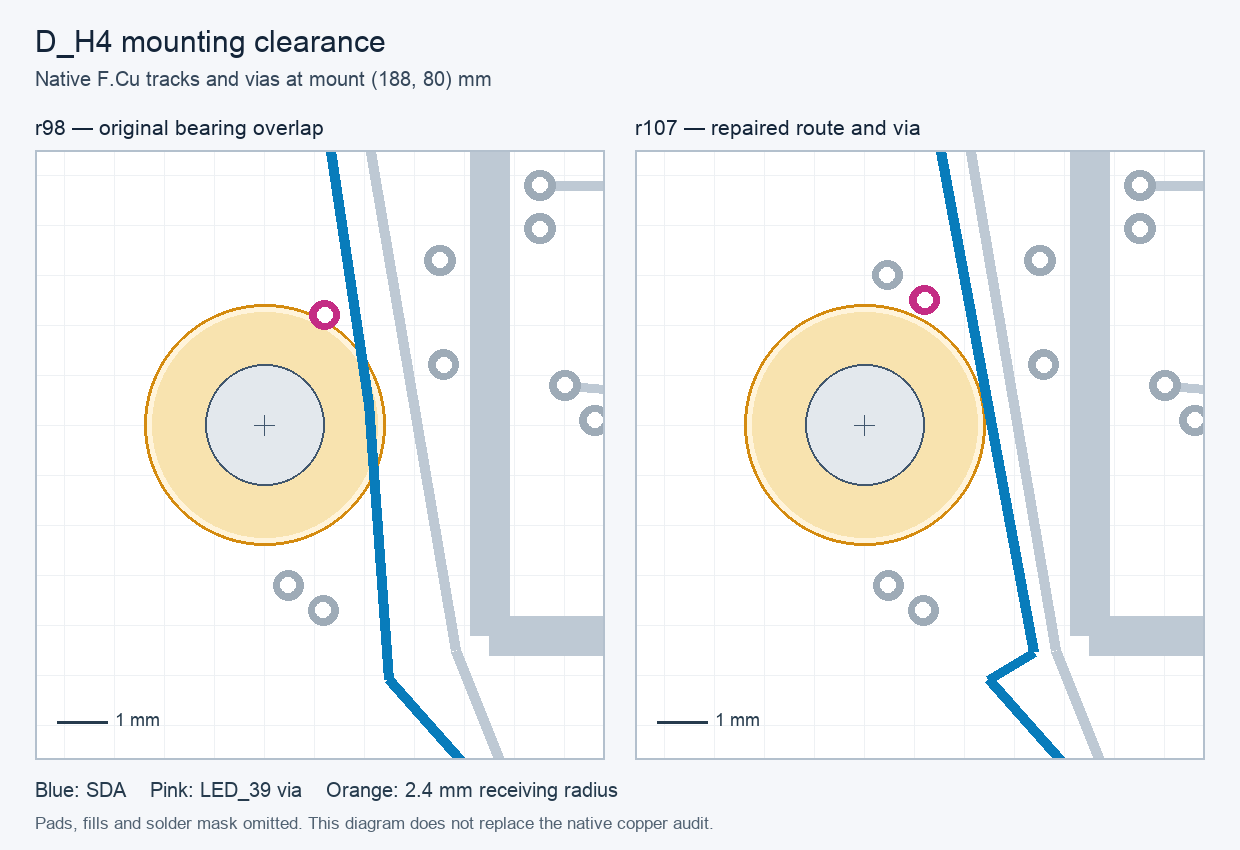

Write Python code to recreate this figure.
"""Source-bound top-view diagram of D_H4 traces/vias and bearing clearance."""
import json,hashlib,math
from pathlib import Path
from PIL import Image,ImageDraw,ImageFont
from hardware.fabrication import assembly_layout as al
from hardware.electronics.common import sexpr as sx
H=Path(__file__).resolve().parent;R=H.parents[4]
fontpath='/System/Library/Fonts/Supplemental/Arial.ttf'
def font(n):return ImageFont.truetype(fontpath,n)
canvas=Image.new('RGB',(1240,850),'#f5f7fa');d=ImageDraw.Draw(canvas)
d.text((35,24),'D_H4 mounting clearance',font=font(30),fill='#142539')
d.text((35,67),'Native F.Cu tracks and vias at mount (188, 80) mm',font=font(20),fill='#35475a')
files=[];summary={}
for i,rev in enumerate(['r98','r107']):
 p=R/f'hardware/cad/two_board_sensor_05/signal_dac/native-{rev}/signal_main.kicad_pcb';files.append(p);tree,_=al.outline(p)
 panel=Image.new('RGB',(570,610),'white');g=ImageDraw.Draw(panel);scale=50.;xy=lambda x,y:((x-183.4)*scale,(y-74.5)*scale)
 def disk(x,y,r,fill,outline=None,width=1):
  a,b=xy(x-r,y-r),xy(x+r,y+r);g.ellipse((*a,*b),fill=fill,outline=outline,width=width)
 for k in range(184,195):
  x,_=xy(k,75);g.line((x,0,x,610),fill='#eef1f4')
 for k in range(75,87):
  _,y=xy(184,k);g.line((0,y,570,y),fill='#eef1f4')
 disk(188,80,2.4,'#fff4db','#d48b10',3)
 disk(188,80,2.25,'#f8e3af')
 for node in sx.children(tree,'segment'):
  if sx.first(node,'layer')[1]!='F.Cu':continue
  start,end=[tuple(map(float,sx.first(node,k)[1:3]))for k in ['start','end']];net=str(sx.first(node,'net')[1]);color='#087cbb' if net=='LINK_SDA' else '#bec9d4'
  g.line([xy(*start),xy(*end)],fill=color,width=max(1,round(float(sx.first(node,'width')[1])*scale)))
 for node in sx.children(tree,'via'):
  if 'F.Cu' not in sx.first(node,'layers')[1:]:continue
  x,y=map(float,sx.first(node,'at')[1:3]);rad=float(sx.first(node,'size')[1])/2;net=str(sx.first(node,'net')[1]);color='#c42c84' if net=='/D_LED/LED_39' else '#9eabb7'
  disk(x,y,rad,color);disk(x,y,float(sx.first(node,'drill')[1])/2,'white')
 disk(188,80,1.2,'#e3e8ed','#41576e',2)
 x,y=xy(188,80);g.line((x-10,y,x+10,y),fill='#41576e',width=1);g.line((x,y-10,x,y+10),fill='#41576e',width=1)
 g.rectangle((0,0,569,609),outline='#b3c0cd',width=2)
 left=35+i*600;canvas.paste(panel,(left,150));d.text((left,115),rev+' — '+('original bearing overlap' if i==0 else 'repaired route and via'),font=font(21),fill='#142539')
 g0=(left+22,722);d.line((g0[0],g0[1],g0[0]+50,g0[1]),fill='#263b4d',width=3);d.text((g0[0]+58,g0[1]-13),'1 mm',font=font(18),fill='#263b4d')
 summary[rev]={'pcb_sha256':hashlib.sha256(p.read_bytes()).hexdigest()}
d.text((35,778),'Blue: SDA    Pink: LED_39 via    Orange: 2.4 mm receiving radius',font=font(20),fill='#263b4d')
d.text((35,813),'Pads, fills and solder mask omitted. This diagram does not replace the native copper audit.',font=font(17),fill='#516272')
canvas.save(H/'mount-preview.png')
summary.update(source_sha256={str(p.relative_to(R)):hashlib.sha256(p.read_bytes()).hexdigest() for p in [Path(__file__),*files]},preview_sha256=hashlib.sha256((H/'mount-preview.png').read_bytes()).hexdigest(),visualization_scope='Top-view traces/vias only; not all copper or physical qualification')
(H/'mount-preview.json').write_text(json.dumps(summary,indent=2)+'\n')
